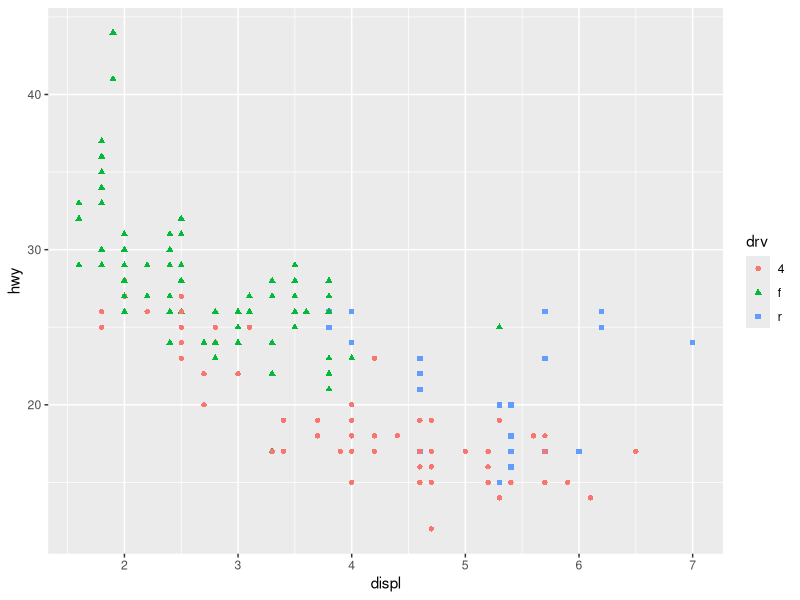
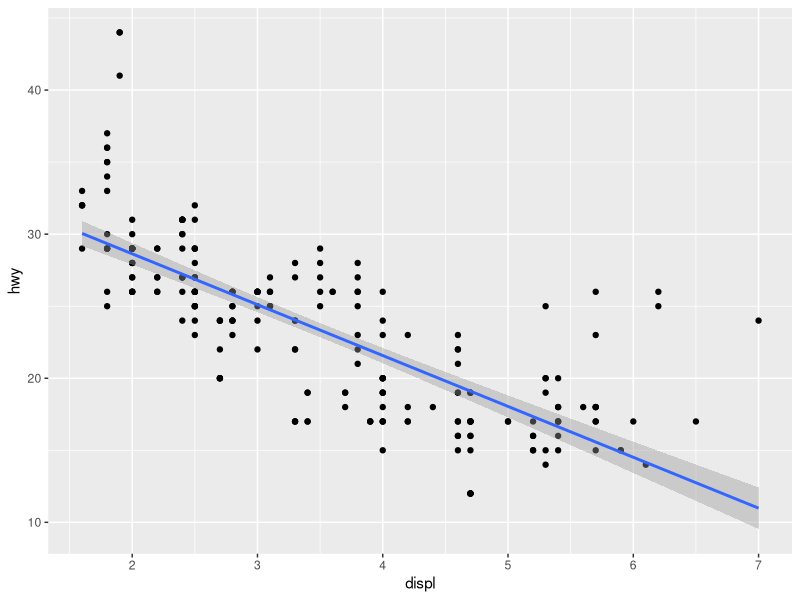
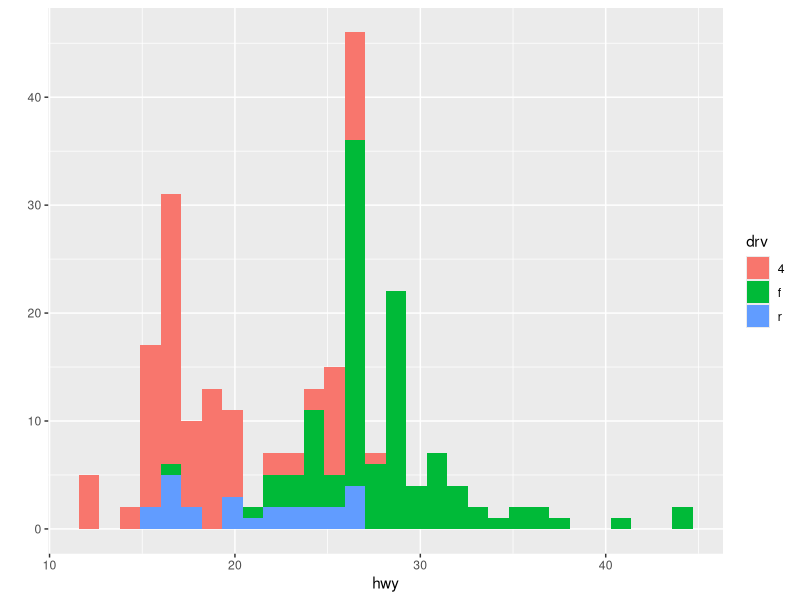
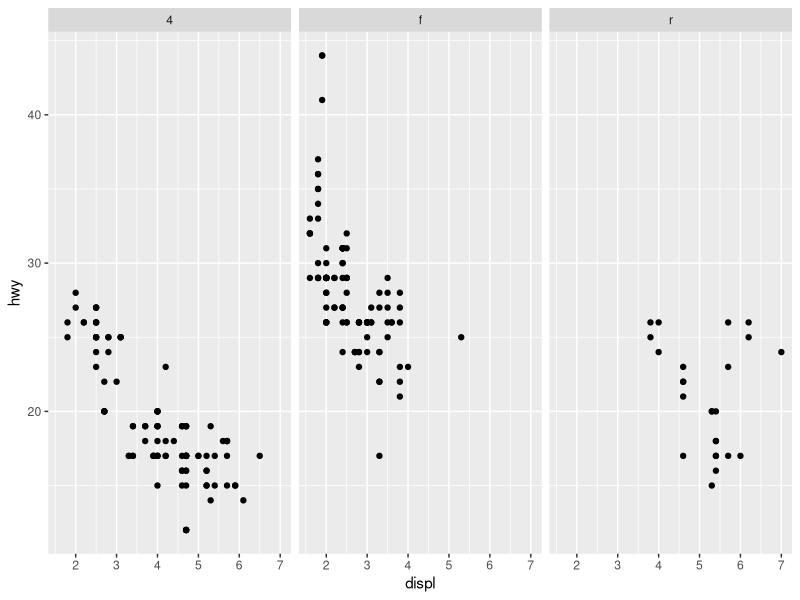
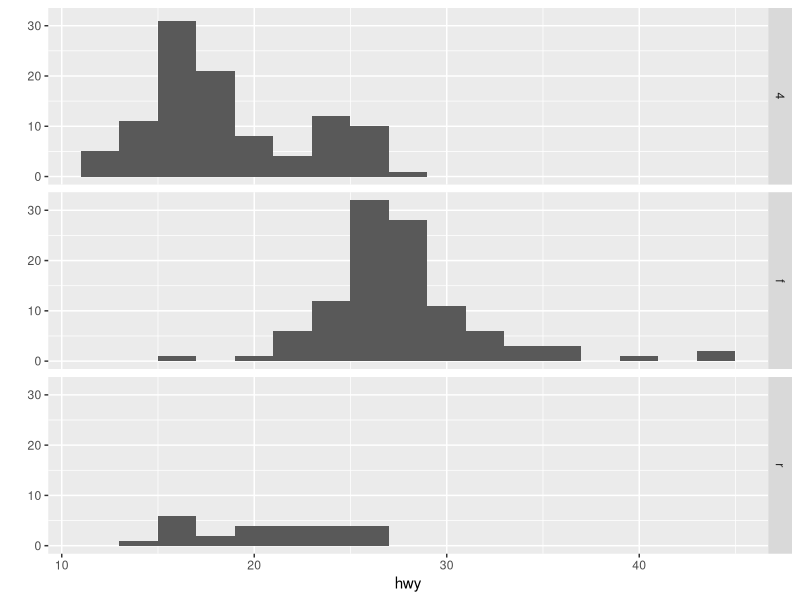
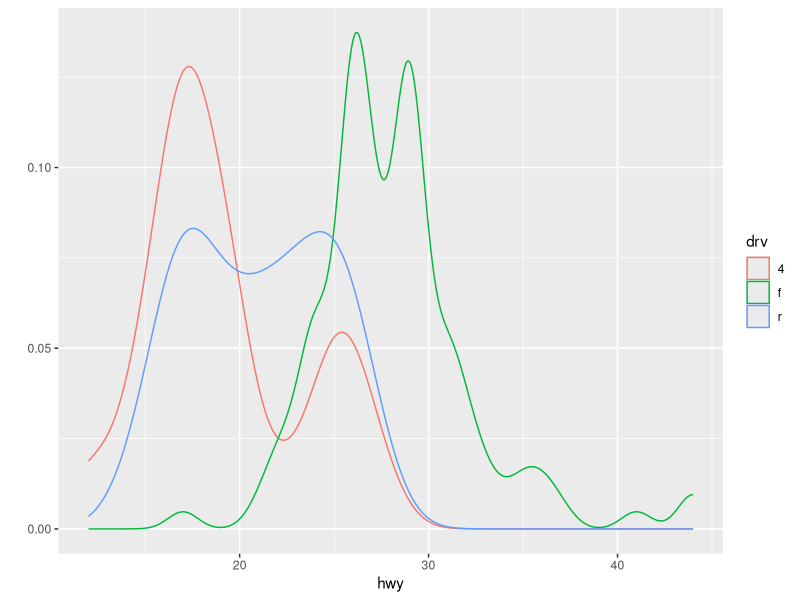

Generate these figures, in order, with R:
library(ggplot2)

qplot(displ, hwy, data = mpg, color = drv, shape = drv)

# adding statistics: geom = c("points", "smooth") = add a smoother/'low S' 
# + 'points' plots the data themselves, 'smooth' plots a smooth mean line in blue with an area of 95% confidence interval shaded in dark gray
# + method = "lm" = additional argument method can be specified to create different lines/confidence intervals 
#     * lm = linear regression
qplot(displ, hwy, data = mpg, geom = c("point", "smooth"), method="lm")

# histograms: if only one value is specified, a histogram is produced 
# + fill = factor1 = can be used to fill the histogram with different colors for the subsets (legend automatically generated)
qplot(hwy, data = mpg, fill = drv)

# facets: similar to panels in lattice, split data according to factor variables 
# + facets = rows ~ columns = produce different subplots by factor variables specified (rows/columns)
# + "." indicates there are no addition row or column
# + facets = . ~ columns = creates 1 by col subplots
# + facets = row ~ . = creates row row by 1 subplots
# + labels get generated automatically based on factor variable values
# Scatter Plot w/ Facets
qplot(displ, hwy, data = mpg, facets = . ~ drv)

# Historgram w/ Facets
qplot(hwy, data = mpg, facets = drv ~ ., binwidth = 2)

# density smooth: smooths the histograms into a line tracing its shape
# + geom = "density" = replaces the default scatterplot with density smooth curve
qplot(hwy, data = mpg, geom = "density", color = drv)


# ggplot2 Functions and Parameters
# + basic components of a ggplot2 graphic 
#     * data frame = source of data
#     * aesthetic mappings = how data are mappped to color/size (x vs y)
#     * geoms = geometric objects like points/lines/shapes to put on page
#     * facets = conditional plots using factor variables/multiple panels
#     * stats = statistical transformations like binning/quantiles/smoothing
#     * scales = scale aesthetic map uses (i.e. male = red, female = blue)
#     * coordinate system = system in which data are plotted
# + qplot(x, y, data , color, geom) = quick plot, analogous to base system's plot() function 
#     * default style: gray background, white gridlines, x and y labels automatic, and solid black circles for data points
#     * data always comes from data frame (in unspecified, function will look for data in workspace)
#     * plots are made up of aesthetics (size, shape, color) and geoms (points, lines)
#     * Note: capable of producing quick graphics, but difficult to customize in detail
# + factor variables: important for graphing subsets of data = they should be labelled with specific information, and not just 1, 2, 3 
#     * color = factor1 = use the factor variable to display subsets of data in different colors on the same plot (legend automatically generated)
#     * shape = factor2 = use the factor variable to display subsets of data in different shapes on the same plot (legend automatically generated)
